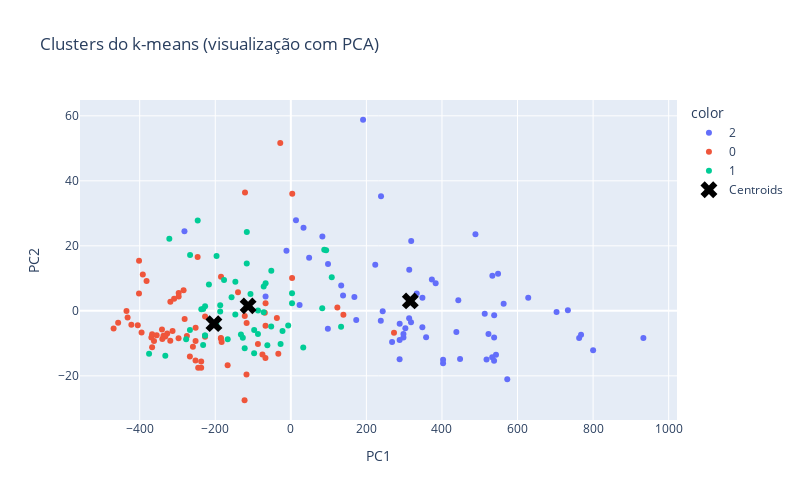

The notebook cell saved with this chart:
### Markdown cell above
#### **VISUALIZAÇÃO DOS RESULTADOS DO K-MEANS (COM PCA)**
Nesta etapa, plotei alguns gráficos para ajudar na visualização e julgamento de cada clusters criado pelo k-means (COM PCA)
- Scatterplot, apliquei a PCA somente nos dados para que fosse possivel realizar a visualização das variaveis e dos centroids
- Gráfico de Silhueta, para avaliar cada cluster individualmente, mais coeso, está ácima da média global
- Valores reais do inicio e fim da silhueta média do cluster

### Code cell
# PCA PARA VISUALIZAÇÃO
pca_vis = PCA(n_components = 2)
dados_2d = pca_vis.fit_transform(vinhos)

# TRANSFORMAR EM DATAFRAME E CONVERTE PARA PCA
centroids_df = pd.DataFrame(centroids_real_pca, columns = vinhos.columns)
centroids_2d = pca_vis.transform(centroids_df)

# CONFIGURA O GRÁFICO
fig = px.scatter(x = dados_2d[:, 0], y= dados_2d[:, 1], color = classificacao2.astype(str), title = 'Clusters do k-means (visualização com PCA)',
                labels = {'x': 'PC1', 'y': 'PC2'})
fig.add_trace(
    go.Scatter(x = centroids_2d[:, 0], y = centroids_2d[:,1], mode = 'markers',
               marker = dict(size = 15, symbol = 'x', color = 'black'), name = 'Centroids'))
# PLOTA O GRÁFICO
fig.update_layout(width = 800, height = 500)
fig.show()

### Figure 1 — Plotly figure (JSON) as saved in the notebook; plotly's stock layout.template omitted (floating-point values rounded to 4 significant figures)
{"data": [{"hovertemplate": "color=2<br>PC1=%{x}<br>PC2=%{y}<extra></extra>", "legendgroup": "2", "marker": {"color": "#636efa", "symbol": "circle"}, "mode": "markers", "name": "2", "orientation": "v", "showlegend": true, "type": "scatter", "x": [318.6, 303.1, 438.1, 733.2, -11.57, 703.2, 543.0, 548.4, 298.0, 298.0, 763.1, 532.9, 572.8, 402.9, 800.1, 563.2, 533.4, 383.3, 933.1, 98.4, 33.59, 23.15, 288.1, 268.0, 98.02, 83.5, 447.9, 537.9, 168.2, 288.0, 538.0, 768.1, 243.2, 488.6, 348.2, 173.1, 133.3, 358.0, 13.64, 48.43, 287.9, 348.1, -66.81, 138.2, 333.3, 318.1, 238.1, 313.1, 513.2, 402.9, 517.9, 443.3, 628.3, 313.4, 373.3, 223.4, 523.1, 538.2, 238.7, 191.2, -281.5], "xaxis": "x", "y": [21.49, -5.365, -6.537, 0.1927, 18.49, -0.3322, -13.52, 11.45, -8.18, -7.102, -8.334, -14.29, -21.01, -16.1, -12.12, 2.215, 10.8, 8.477, -8.354, 14.39, 25.57, 1.817, -3.963, -9.571, -5.496, 22.89, -14.8, -15.39, 4.255, -8.96, -8.213, -7.38, -0.1439, 23.57, 4.038, -2.793, 7.773, -8.158, 27.85, 16.32, -14.89, -5.043, 4.385, 4.731, 5.319, -3.487, -3.052, -2.305, -0.8638, -15.05, -15.0, 3.261, 4.041, 12.61, 9.664, 14.22, -7.097, -1.357, 35.25, 58.79, 24.51], "yaxis": "y"}, {"hovertemplate": "color=0<br>PC1=%{x}<br>PC2=%{y}<extra></extra>", "legendgroup": "0", "marker": {"color": "#EF553B", "symbol": "circle"}, "mode": "markers", "name": "0", "orientation": "v", "showlegend": true, "type": "scatter", "x": [273.0, -227.0, -66.85, -296.8, -117.0, -327.1, -391.8, -68.91, -245.2, -237.2, 3.296, -27.97, 123.1, -337.1, -275.1, 139.1, -318.9, -355.1, -246.6, 3.772, -283.8, -469.1, -33.13, -117.3, -227.0, -296.9, -252.0, -185.1, -67.18, -122.4, -267.2, -297.1, -252.2, -457.0, -401.9, -121.3, -319.1, -87.08, -341.0, -36.93, -185.1, -308.9, -332.1, -75.15, -432.0, -237.2, -259.1, -435.0, -66.99, -184.7, -422.0, -139.8, -313.1, -362.1, -340.1, -252.1, -401.7, -183.1, -121.9, -381.8, -367.1, -367.2, -369.1, -395.1, -281.0, -405.1, -167.2], "xaxis": "x", "y": [-6.725, -7.995, 2.32, 5.468, -3.726, -6.948, 11.17, -0.5586, -17.49, -17.53, 10.1, 51.63, 1.06, -7.624, -7.753, -1.207, 2.811, -7.531, 16.56, 36.03, 6.362, -5.459, -13.19, -19.58, -1.776, 4.453, -5.213, -8.319, -14.52, -27.5, -14.05, -8.415, -15.25, -3.697, 5.331, 36.42, -9.193, -10.23, -5.751, -2.17, -8.521, 3.752, -7.884, -13.41, -2.033, -15.56, -11.08, -0.05953, -4.571, 10.52, -4.245, 5.736, -6.167, -9.259, -8.69, -9.276, 15.43, -9.554, -1.589, 9.189, -7.188, -11.2, -8.176, -6.68, -2.536, -4.451, -16.73], "yaxis": "y"}, {"hovertemplate": "color=1<br>PC1=%{x}<br>PC2=%{y}<extra></extra>", "legendgroup": "1", "marker": {"color": "#00cc96", "symbol": "circle"}, "mode": "markers", "name": "1", "orientation": "v", "showlegend": true, "type": "scatter", "x": [-232.1, -375.2, -116.5, -216.8, -186.9, -146.8, -97.13, -51.98, -27.1, -232.0, -167.1, -156.9, -146.9, 32.9, -226.9, -197.0, 108.3, 83.12, -332.2, -122.1, -97.02, -196.6, -246.4, -266.6, -321.6, -71.9, -106.8, -22.02, -267.0, 133.0, -86.91, -127.1, -227.1, -66.76, -176.8, -71.77, -132.0, -227.1, -51.69, -62.09, 3.183, -116.7, -236.9, -277.1, -87.03, -6.98, 3.132, 88.46, 93.46, -186.9], "xaxis": "x", "y": [-10.53, -13.19, 24.27, 8.13, 1.71, 8.92, -13.06, -4.812, -10.23, 0.5349, -8.757, 4.163, -1.097, -11.31, 1.388, -4.228, 10.35, 0.8069, -13.81, -11.47, -5.906, 16.87, 27.81, 17.15, 22.16, -0.3997, 5.206, -6.229, -5.923, -4.868, 0.07964, -8.291, -7.619, 8.47, 9.473, 7.511, -7.255, -7.593, 12.36, -10.55, 5.391, 14.53, 0.463, -8.74, -7.105, -4.541, 2.335, 18.78, 18.67, -0.2133], "yaxis": "y"}, {"marker": {"color": "black", "size": 15, "symbol": "x"}, "mode": "markers", "name": "Centroids", "type": "scatter", "x": [-203.5, -113.1, 316.2], "y": [-3.934, 1.534, 3.064]}], "layout": {"height": 500, "legend": {"title": {"text": "color"}, "tracegroupgap": 0}, "title": {"text": "Clusters do k-means (visualização com PCA)"}, "width": 800, "xaxis": {"anchor": "y", "domain": [0, 1], "title": {"text": "PC1"}}, "yaxis": {"anchor": "x", "domain": [0, 1], "title": {"text": "PC2"}}}}
